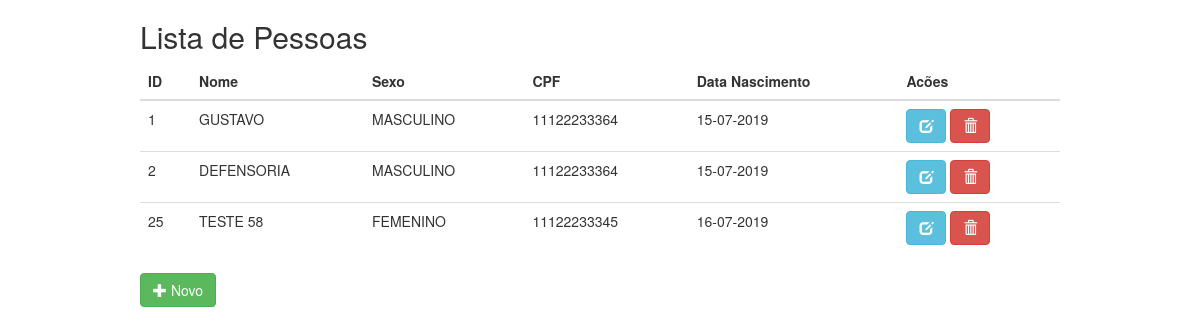
Screenshot of /view/lista.php with the database file from the repository.
### tables this page shows
CREATE TABLE `pessoa` (
  `ID_PESSOA` int(11) NOT NULL AUTO_INCREMENT,
  `NOME` varchar(50) NOT NULL,
  `SEXO` varchar(1) NOT NULL,
  `DTNASCIMENTO` date NOT NULL,
  `CPF` varchar(11) NOT NULL,
  PRIMARY KEY (`ID_PESSOA`)
);

### consultas/pessoa.php (called while the page is built, shortened)
<?php
function buscaTodasPessoas(){
	$sql = "SELECT * FROM PESSOA";
	$conexao = getConnection();
	$select = $conexao->prepare($sql);
	try{
		$select->execute();
	} catch (PDOException $erro) {
		$menssagem = array('menssagem' => $erro->getMessage(), 'tipo' => 2);
		return array();
	}
	$select = $select->fetchAll(PDO::FETCH_ASSOC);
	return $select;
}
?>

### model/modelPessoa.php (called while the page is built, shortened)
<?php
require_once('../consultas/pessoa.php');
function buscaPessoas(){
	return buscaTodasPessoas();
}
?>

### view/lista.php (the view, shortened to what this page needs)
<?php
require_once('../model/modelPessoa.php');
$pessoas = buscaPessoas();
?>
<!DOCTYPE html>
<html>
<head>
	<?php require_once('../imports/bootstrap.php') ?>
</head>
<body class="container">
	<div  class="col-md-10 col-md-offset-1">
		<h2>Lista de Pessoas</h2>
		<table class="table table-hover">
			<thead>
				<tr>
					<th scope="col">ID</th>
					<th scope="col">Nome</th>
					<th scope="col">Sexo</th>
					<th scope="col">CPF</th>
					<th scope="col">Data Nascimento</th>
					<th scope="col">Acões</th>
				</tr>
			</thead>
			<tbody>
				<?php
				foreach ($pessoas as $pessoa) {
					echo '<tr>';
					echo '<td scope="row">'.$pessoa['ID_PESSOA'].'</td>';
					echo '<td>'.$pessoa['NOME'].'</td>';
					if($pessoa['SEXO'] == 'F'){
						echo '<td>FEMENINO</td>';
					}else{
						echo '<td>MASCULINO</td>';
					}
					echo '<td>'.$pessoa['CPF'].'</td>';
					echo '<td>'. date('d-m-Y', strtotime($pessoa['DTNASCIMENTO'])).'</td>';
					echo '
					<td>
					<div>
						<a href="./cadastro.php?editar='.$pessoa['ID_PESSOA'].'" class="btn btn-info btn"><span class="glyphicon glyphicon-edit"></span></a>
						<a href="../controller/controller.php?excluir='.$pessoa['ID_PESSOA'].'" class="btn btn-danger btn"><span class="glyphicon glyphicon-trash"></span></a>
					</div>
					</td>';
					echo '</tr>';
				}
				?>
			</tbody>
		</table>
		<a href="./cadastro.php" class="btn btn-success">
          <span class="glyphicon glyphicon-plus"></span> Novo
        </a>
	</div>
</body>
</html>

### imports/bootstrap.php (shortened to what this page needs)
<link rel="stylesheet" href="https://maxcdn.bootstrapcdn.com/bootstrap/3.4.0/css/bootstrap.min.css">

### rows the page displays
pessoa: ID_PESSOA "1", NOME "GUSTAVO", SEXO "MASCULINO", CPF "11122233364", DTNASCIMENTO "15-07-2019"
pessoa: ID_PESSOA "2", NOME "DEFENSORIA", SEXO "MASCULINO", CPF "11122233364", DTNASCIMENTO "15-07-2019"
pessoa: ID_PESSOA "25", NOME "TESTE 58", SEXO "FEMENINO", CPF "11122233345", DTNASCIMENTO "16-07-2019"
